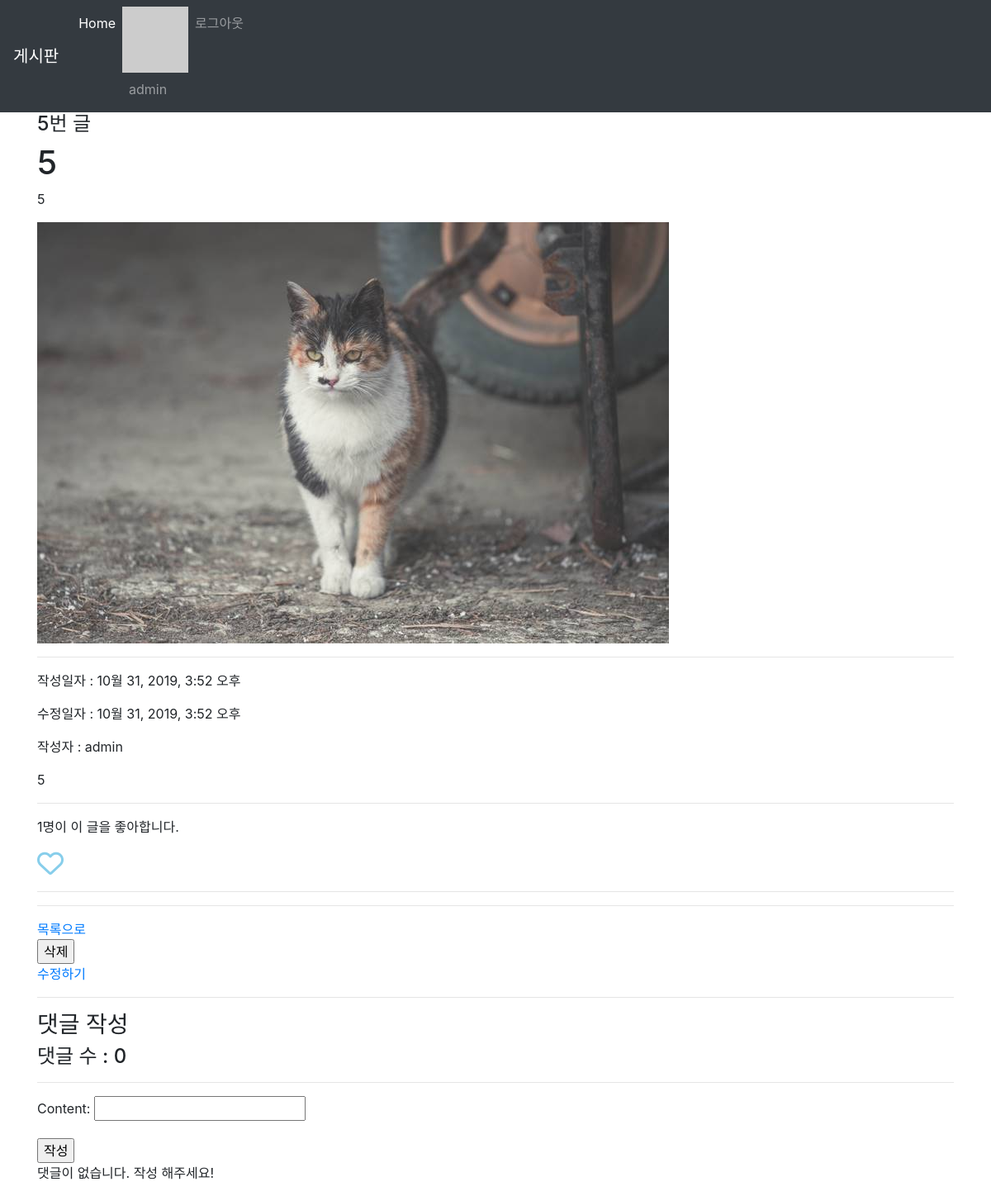
Screenshot of /articles/5/ (signed in) with the database file from the repository.
### accounts/models.py (models this page shows)
class User(AbstractUser):
    followings = models.ManyToManyField(
                    settings.AUTH_USER_MODEL,
                    related_name='followers',
                    blank=True
                    )

### articles/models.py (models this page shows, shortened)
class Article(models.Model):
   title = models.CharField(max_length=10)
   content = models.TextField()
   image = models.ImageField(blank=True)
   image_thumbnail = ProcessedImageField(
       blank=True,
       processors=[ResizeToFill(300, 300)],
       format='JPEG',
       options={'quality': 80}
   )
   created_at = models.DateTimeField(auto_now_add=True)
   updated_at = models.DateTimeField(auto_now=True)
   user = models.ForeignKey(settings.AUTH_USER_MODEL, on_delete=models.CASCADE)
   like_users = models.ManyToManyField(settings.AUTH_USER_MODEL, related_name='like_articles', blank=True)
   hashtags = models.ManyToManyField(HashTag, blank=True, related_name='articles')

### articles/views.py (the view)
# urls.py: path('<int:article_pk>/', views.detail, name='detail'),
def detail(request, article_pk):
    article = get_object_or_404(Article, pk=article_pk)
    comments = article.comment_set.all()
    comment_form = CommentForm()
    context = {
        'article': article,
        'comments': comments,
        'comment_form' : comment_form,
    }
    return render(request, 'articles/detail.html', context)

### articles/forms.py
class CommentForm(forms.ModelForm):
    class Meta:
        model = Comment
        fields = '__all__'
        exclude = ('article', 'user', )

### articles/templatetags/gravatar.py (called while the page is built)
@register.filter
def makehash(email):
    return 'https://www.gravatar.com/avatar/' + hashlib.md5(email.strip().lower().encode('utf-8')).hexdigest()

### articles/templatetags/hashtag.py (called while the page is built)
@register.filter
def make_link(article):
    content = article.content + ' '
    hashtags = article.hashtags.all()
    for hashtag in hashtags:
        content = re.sub(f'{hashtag.content}\\b',
        f'<a href="/hashtags/{hashtag.pk}/">{hashtag.content}</a> ',
        content)
    return content

### articles/templates/articles/detail.html (shortened to what this page needs)
{% extends 'articles/base.html' %}
{% load bootstrap4 %}
{% block body %}
<h4>{{ article.id }}번 글</h4>
<h1>{{ article.title }}</h1>
<p>{{ article.content }}</p>
{% if article.image %}
    <div><img src="{{ article.image.url }}" alt=""></div>
{% endif %}
<hr>
<p>작성일자 : {{ article.created_at }}</p>
<p>수정일자 : {{ article.updated_at }}</p>
<p>작성자 : {{ article.user }}</p>
{% load hashtag %}
<p>{{article|make_link|safe|linebreaksbr }}</p>
<hr>
<p><span id="like_cnt">{{ article.like_users.count }}</span>명이 이 글을 좋아합니다.</p>
    {% if user in article.like_users.all %}
    <i id = "like-button" data-id="{{ article.id }}" class="far fa-heart fa-2x" style="color:skyblue"></i>
    {% else %}
    <i id = "like-button" data-id="{{ article.id }}" class="fas fa-heart fa-2x" style="color:skyblue"></i>
    {% endif %}
<hr><hr>
<a href="{% url 'articles:index' %}">목록으로</a>
{% if article.user == request.user %}
    <form action="{% url 'articles:delete' article.pk %}" method="POST"
    onclick="return confirm('정말 삭제하시겠습니까?')">
        <input type="submit" value="삭제">
    </form>
    <a href="{% url 'articles:update' article.pk %}">수정하기</a>
{% endif %}
<hr>
<h3>댓글 작성 </h3>
<h4>댓글 수 : {{ comments.count }}</h4>
<hr>
{% if user.is_authenticated %}
    <form action="{% url 'articles:comment_create' article.pk %}" method="POST">
        {{ comment_form.as_p }}
        <input type="submit" value="작성">
    </form>
{% endif %}
{% for comment in article.comment_set.all %}
    <hr>
    <li>{{comment.user.username }} : {{ comment.content }}</li>
    <li>일시 : {{ comment.created_at }}</li>
    {% if comment.user == request.user %}
        <form action="{% url 'articles:comment_delete' article.pk comment.pk %}" method="POST"
        onclick="return confirm('정말 삭제하시겠습니까?')">
            {% csrf_token %}
            <input type="submit" value="삭제">
        </form>
    {% endif %}
    <hr>
{% empty %}
    <p>댓글이 없습니다. 작성 해주세요!</p>
{% endfor %}
{% endblock %}

### articles/templates/_navbar.html (shortened to what this page needs)
{% load gravatar %}
<nav class="navbar navbar-expand-lg navbar-dark bg-dark">
    <a class="navbar-brand" href="/articles/">게시판</a>
    <div class="collapse navbar-collapse" id="navbarNav">
      <ul class="navbar-nav">
        <li class="nav-item active">
          <a class="nav-link" href="/articles/">Home <span class="sr-only">(current)</span></a>
        </li>
        {% if user.is_authenticated %}
        <li class="nav-item">
          <img src="{{ user.email|makehash }}" alt="">
          <a class="nav-link">{{ user.username }}</a>
        </li>
        <li class="nav-item">
          <a class="nav-link" href="{% url 'accounts:logout'%}">로그아웃</a>
        </li>
        {% endif %}
      </ul>
    </div>
  </nav>

### rows the page displays
User: username "admin"
Article: id "5", title "5", content "5", image (picture), created_at "10월 31, 2019, 3:52 오후", updated_at "10월 31, 2019, 3:52 오후", user "admin", content+id "5", like_users.count "1", count "0"
